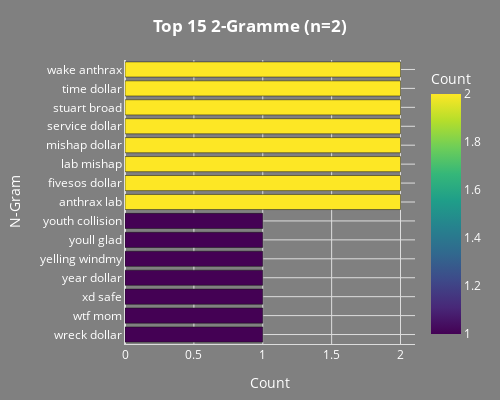

Source (notebook cell):
### Markdown cell above
### 📊 Interpretation: Tweet-Länge
Dieses Histogramm vergleicht die Länge der Tweets (Anzahl der Zeichen) für beide Klassen.
- Überlappen sich die Kurven stark, ist die Länge kein gutes Unterscheidungsmerkmal.
- Oft sind Katastrophen-Tweets (Rot) etwas länger und detaillierter als alltägliche Kurznachrichten.
- Spitzen bei bestimmten Längen können auf automatisierte Bots oder Retweets hindeuten.

### Code cell
# 4. Phrasen-Analyse (Bigramme / 2-Wort-Kombinationen)
# Findet die häufigsten Wortpaare im gereinigten Text
print('Häufigste Bigramme (Wortpaare)')
plot_neutral_ngrams(df_Cleaning, n=2, top_n=15)

### Figure 1 — Plotly figure (JSON) as saved in the notebook; plotly's stock layout.template omitted (floating-point values rounded to 4 significant figures)
{"data": [{"hovertemplate": "Count=%{marker.color}<br>N-Gram=%{y}<extra></extra>", "legendgroup": "", "marker": {"color": [2, 2, 2, 2, 2, 2, 2, 2, 1, 1, 1, 1, 1, 1, 1], "coloraxis": "coloraxis", "pattern": {"shape": ""}}, "name": "", "orientation": "h", "showlegend": false, "textposition": "auto", "x": [2, 2, 2, 2, 2, 2, 2, 2, 1, 1, 1, 1, 1, 1, 1], "xaxis": "x", "y": ["wake anthrax", "time dollar", "stuart broad", "service dollar", "mishap dollar", "lab mishap", "fivesos dollar", "anthrax lab", "youth collision", "youll glad", "yelling windmy", "year dollar", "xd safe", "wtf mom", "wreck dollar"], "yaxis": "y", "type": "bar"}], "layout": {"xaxis": {"anchor": "y", "domain": [0.0, 1.0], "title": {"text": "Count"}, "gridcolor": "#dddddd", "zerolinecolor": "#dddddd", "showline": true, "linewidth": 1, "linecolor": "#dddddd"}, "yaxis": {"anchor": "x", "domain": [0.0, 1.0], "title": {"text": "N-Gram"}, "autorange": "reversed", "gridcolor": "#dddddd", "zerolinecolor": "#dddddd", "showline": true, "linewidth": 1, "linecolor": "#dddddd"}, "coloraxis": {"colorbar": {"title": {"text": "Count"}}, "colorscale": [[0.0, "#440154"], [0.1111, "#482878"], [0.2222, "#3e4989"], [0.3333, "#31688e"], [0.4444, "#26828e"], [0.5556, "#1f9e89"], [0.6667, "#35b779"], [0.7778, "#6ece58"], [0.8889, "#b5de2b"], [1.0, "#fde725"]]}, "legend": {"tracegroupgap": 0, "font": {"color": "#FFFFFF", "size": 11}, "orientation": "h", "yanchor": "bottom", "y": -0.22, "xanchor": "center", "x": 0.5}, "margin": {"t": 60, "l": 125, "r": 25, "b": 48}, "barmode": "relative", "font": {"color": "#FFFFFF"}, "title": {"text": "<b>Top 15 2-Gramme (n=2)</b>", "y": 0.95, "x": 0.5, "xanchor": "center", "yanchor": "top"}, "paper_bgcolor": "#808080", "plot_bgcolor": "#808080", "width": 500, "height": 400}}
